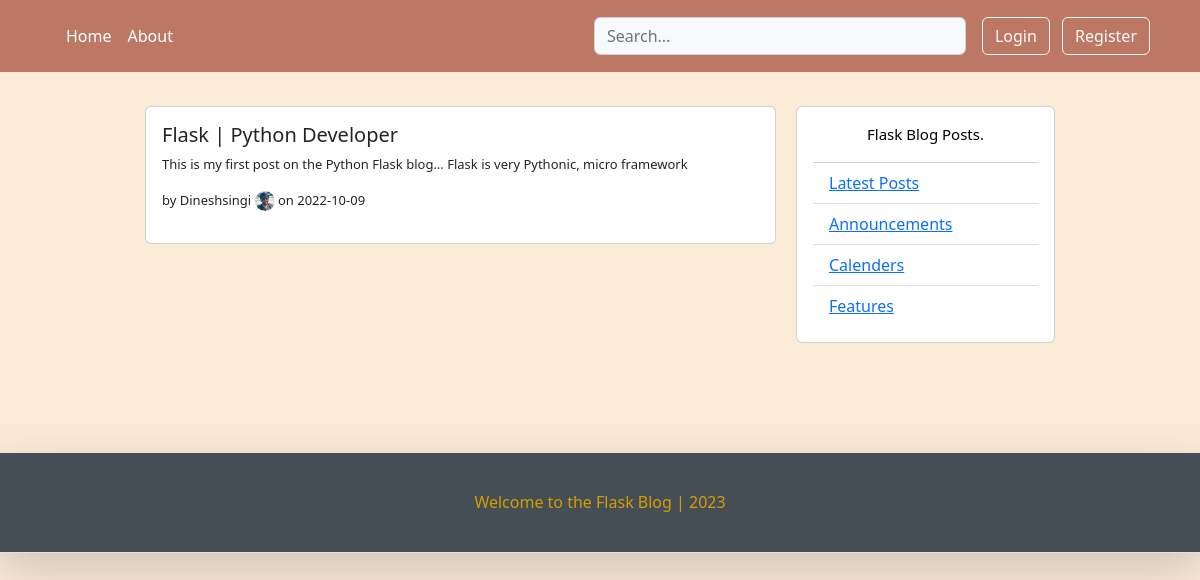
/post/1, run on the app's committed database.
### flaskblog/models.py (models this page shows, shortened)
class BlogPost(db.Model):
    id          = db.Column(db.Integer, primary_key=True)
    title       = db.Column(db.String(120), nullable=False)
    date_posted = db.Column(db.DateTime, nullable=False, default=datetime.utcnow)
    content     = db.Column(db.Text, nullable=False)
    user_id     = db.Column(db.Integer, db.ForeignKey('user.id'), nullable=False)

class User(db.Model, UserMixin):
    id          = db.Column(db.Integer, primary_key=True)
    username    = db.Column(db.String(25), unique=True, nullable=False)
    email       = db.Column(db.String(130), unique=True, nullable=False)
    image_file  = db.Column(db.String(35), nullable=False, default="default.jpg")
    password    = db.Column(db.String(65), nullable=False)
    posts       = db.relationship('BlogPost', backref='author', lazy=True)

### flaskblog/posts/routes.py (the view)
@posts.route("/post/<int:post_id>")
def post(post_id):
    post = BlogPost.query.get_or_404(post_id)
    return render_template(template_name_or_list='post.html', title=post.title, post=post)

### flaskblog/templates/post.html (shortened to what this page needs)
{% extends "home.html" %}
{% block content %}
<div class="container">
	<div class="row">
		<div class="left-column col-lg-7 offset-lg-1">
			<div class="d-lg-block mb-3">
				<div class="card d-lg-flex flex-column p-3">
					<h5> {{ post.title }} </h5>
					<p style="font-size: small;" > {{ post.content }}</p>
					<p style="font-size: small;" href="{{ url_for('users.user_posts', username=post.author.username) }}">
						by {{ post.author.username }} </a> <img height="20px" width="20px" class="rounded-circle"
																src="{{ url_for('static', filename='images/'+ post.author.image_file) }}"
																alt="..."> on {{ post.date_posted.strftime('%Y-%m-%d') }}</p>
				</div>
			</div>
		</div>
		<div class="right-column col-sm-3 d-lg-flex d-flex flex-column">
			<div class="card create-post-bar d-flex flex-column p-3">
				<p class="lead"> Flask Blog Posts.</p>
				<ul class="list-group list-group-flush">
					<li class="list-group-item"><a href="#"> Latest Posts </a></li>
					<li class="list-group-item"><a href="#"> Announcements  </a></li>
					<li class="list-group-item"><a href="#"> Calenders </a></li>
					<li class="list-group-item"><a href="#"> Features </a></li>
				</ul>
			</div>
		</div>
	</div>
</div>
{% endblock content %}

### flaskblog/static/main.css (style rules this page uses)
body { background-color: antiquewhite; }

### flaskblog/templates/post.html (style rules this page uses)
.left-column { padding: 10px; margin-bottom: 100px; }
.right-column { color: black; padding: 10px; margin-bottom: 100px; }
.lead { font-size: 15px; color: black; text-align: center; }

### data on the page
BlogPost: title "Flask | Python Developer", content "This is my first post on the Python Flask blog... Flask is very Pythonic, micro framework", date_posted "2022-10-09"
User: author.username "Dineshsingi", image_file (picture)
